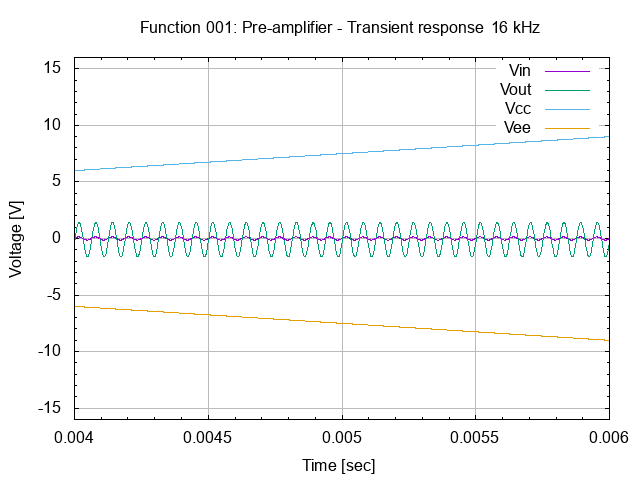

gnuplot code for this plot:
# setup terminal
set term png

# setup graph
set output "26.001.00.01.02.04.png"
set title "Function 001: Pre-amplifier - Transient response @ 16 kHz"

# setup Y-axis
set yrange [-16:16]
set grid ytics lt 1 lw 1 lc rgb "#bbbbbb"
set mytics
set ylabel "Voltage [V]"

# setup X-axis
set grid xtics lt 1 lw 1 lc rgb "#bbbbbb"
set mxtics
set xrange [0.004:0.006]
set xlabel "Time [sec]"

# setup plot style
set style data lines
plot '26.001.00.01.02.dat' using 1:2 title "Vin", \
     '26.001.00.01.02.dat' using 1:3 title "Vout", \
     '26.001.00.01.02.dat' using 1:4 title "Vcc", \
     '26.001.00.01.02.dat' using 1:5 title "Vee"

# set output back to default
set output

# reset terminal type
set terminal pop
